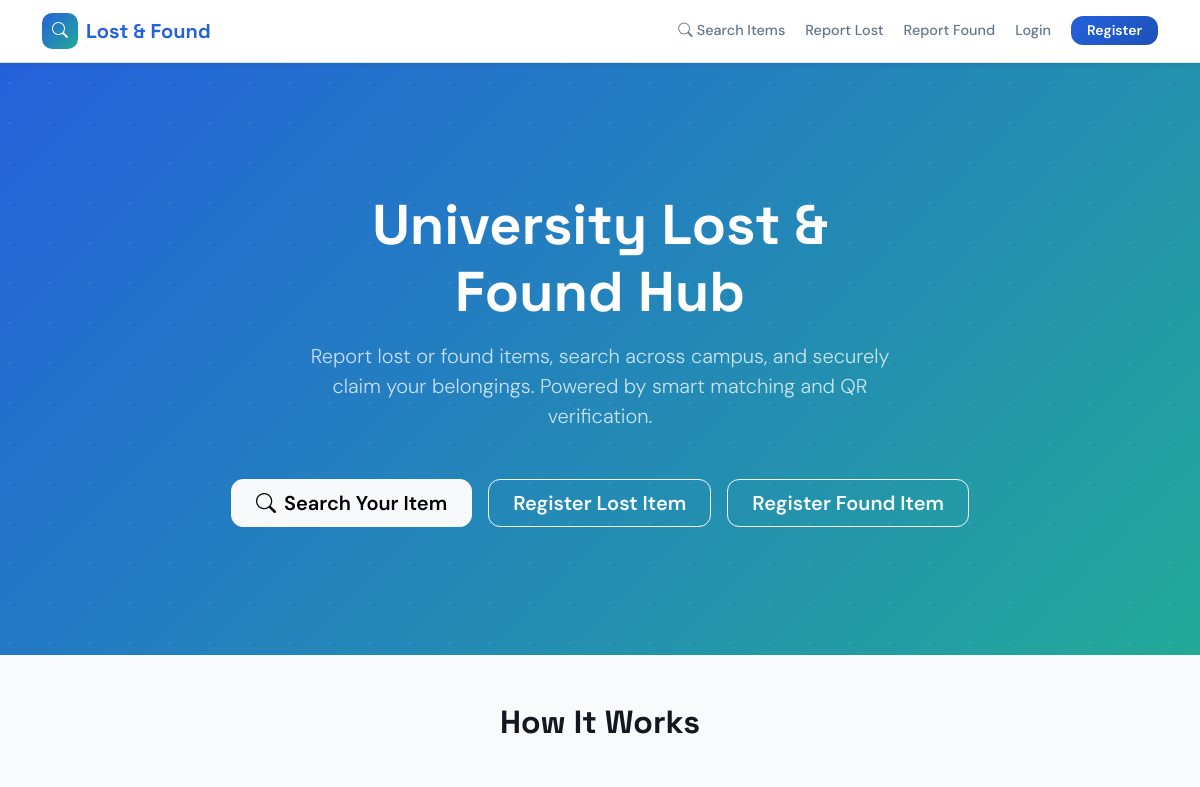
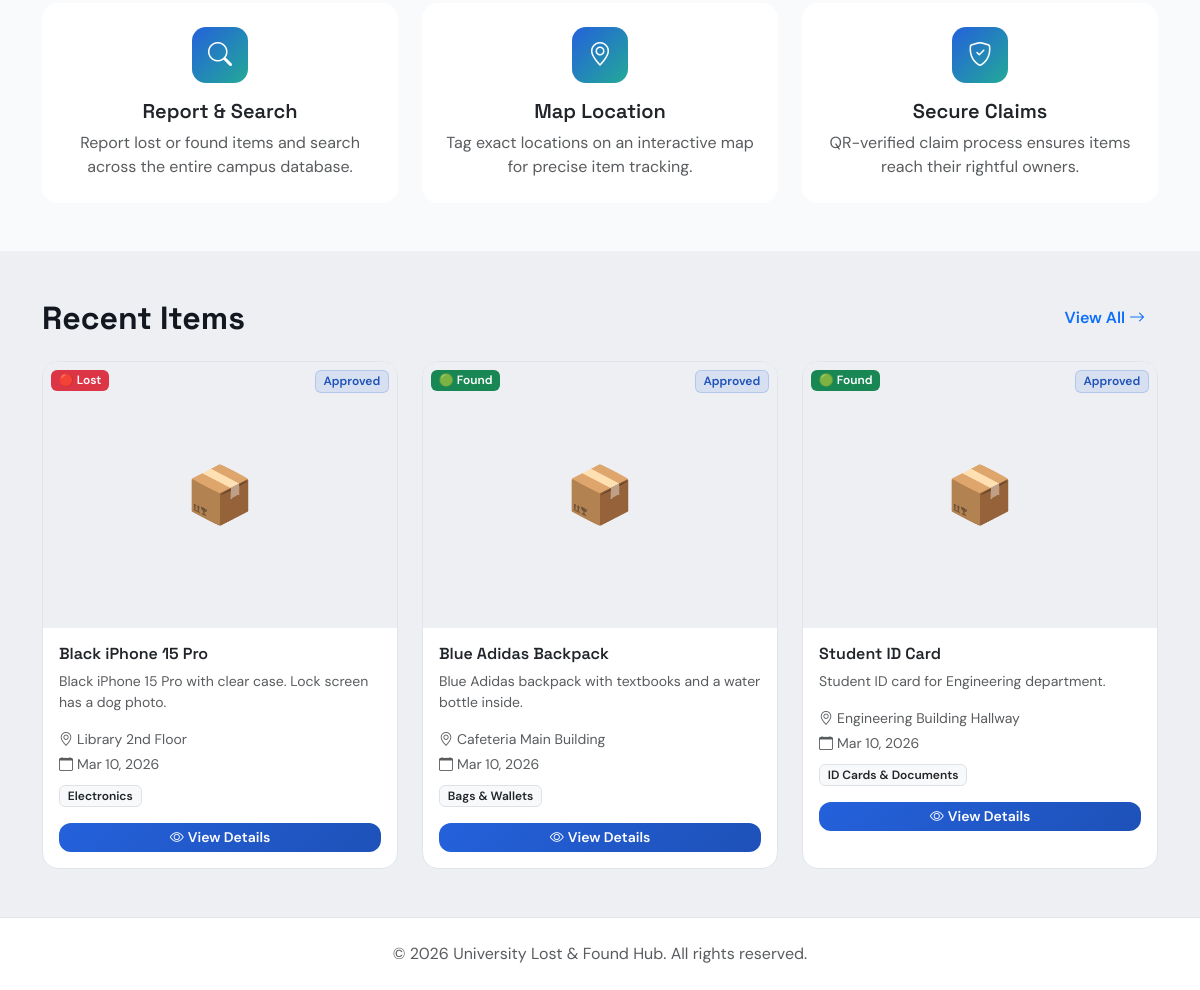
The page / on the database its author committed (2 pictures, top to bottom).
### tables this page shows
CREATE TABLE IF NOT EXISTS `items` (
  `id`            INT AUTO_INCREMENT PRIMARY KEY,
  `title`         VARCHAR(200) NOT NULL,
  `description`   TEXT NOT NULL,
  `category`      VARCHAR(100) DEFAULT 'Other',
  `location_name` VARCHAR(200) NOT NULL,
  `latitude`      DECIMAL(10,8) DEFAULT NULL,
  `longitude`     DECIMAL(11,8) DEFAULT NULL,
  `date`          DATE NOT NULL,
  `image`         VARCHAR(255) DEFAULT NULL,
  `type`          ENUM('lost','found') NOT NULL,
  `status`        ENUM('pending','approved','claimed','returned','rejected') DEFAULT 'pending',
  `user_id`       INT NOT NULL,
  `created_at`    TIMESTAMP DEFAULT CURRENT_TIMESTAMP,
  FOREIGN KEY (`user_id`) REFERENCES `users`(`id`) ON DELETE CASCADE
);

### config/db.php (called while the page is built, shortened)
<?php
function e($str) {
    return htmlspecialchars($str ?? '', ENT_QUOTES, 'UTF-8');
}
?>

### index.php (the view, shortened to what this page needs)
<?php
require_once 'config/db.php';
$recentItems = $conn->query(
  "SELECT * FROM items WHERE status='approved' ORDER BY created_at DESC LIMIT 6"
)->fetch_all(MYSQLI_ASSOC);
?>
<!DOCTYPE html>
<html lang="en">
<head>
  <?php include 'includes/head.php'; ?>
</head>
<body>
<?php include 'includes/navbar.php'; ?>
<section class="hero-section">
  <div class="hero-pattern"></div>
  <div class="container position-relative text-center py-5">
    <h1 class="display-4 font-heading fw-bold mb-3">
      University Lost &amp;<br>Found Hub
    </h1>
    <p class="lead mx-auto mb-5" style="max-width:620px;">
      Report lost or found items, search across campus, and securely claim your belongings.
      Powered by smart matching and QR verification.
    </p>
    <div class="d-flex flex-wrap justify-content-center gap-3">
      <a href="dashboard.php" class="btn btn-light btn-lg px-4 fw-semibold">
        <i class="bi bi-search me-2"></i>Search Your Item
      </a>
      <a href="report_lost.php" class="btn btn-outline-light btn-lg px-4 fw-semibold">
        Register Lost Item
      </a>
      <a href="report_found.php" class="btn btn-outline-light btn-lg px-4 fw-semibold">
        Register Found Item
      </a>
    </div>
  </div>
</section>
<section class="py-5">
  <div class="container">
    <h2 class="text-center font-heading fw-bold mb-5">How It Works</h2>
    <div class="row g-4">
      <div class="col-md-4">
        <div class="feature-card card h-100 text-center p-4 border-0">
          <div class="feature-icon mx-auto mb-3"><i class="bi bi-search"></i></div>
          <h5 class="font-heading fw-semibold">Report &amp; Search</h5>
          <p class="text-muted mb-0">Report lost or found items and search across the entire campus database.</p>
        </div>
      </div>
      <div class="col-md-4">
        <div class="feature-card card h-100 text-center p-4 border-0">
          <div class="feature-icon mx-auto mb-3"><i class="bi bi-geo-alt"></i></div>
          <h5 class="font-heading fw-semibold">Map Location</h5>
          <p class="text-muted mb-0">Tag exact locations on an interactive map for precise item tracking.</p>
        </div>
      </div>
      <div class="col-md-4">
        <div class="feature-card card h-100 text-center p-4 border-0">
          <div class="feature-icon mx-auto mb-3"><i class="bi bi-shield-check"></i></div>
          <h5 class="font-heading fw-semibold">Secure Claims</h5>
          <p class="text-muted mb-0">QR-verified claim process ensures items reach their rightful owners.</p>
        </div>
      </div>
    </div>
  </div>
</section>
<?php if (count($recentItems) > 0): ?>
<section class="py-5" style="background:var(--clr-muted);">
  <div class="container">
    <div class="d-flex justify-content-between align-items-center mb-4">
      <h2 class="font-heading fw-bold mb-0">Recent Items</h2>
      <a href="dashboard.php" class="btn btn-link text-decoration-none fw-semibold">View All <i class="bi bi-arrow-right"></i></a>
    </div>
    <div class="row g-4">
      <?php foreach ($recentItems as $item): ?>
      <div class="col-sm-6 col-lg-4">
        <div class="item-card card h-100">
          <div class="card-img-wrapper">
            <?php if ($item['image']): ?>
              <img src="uploads/<?= e($item['image']) ?>" alt="<?= e($item['title']) ?>">
            <?php else: ?>
              <div class="card-img-placeholder"><span>📦</span></div>
            <?php endif; ?>
            <span class="badge position-absolute top-0 start-0 m-2 <?= $item['type']==='lost' ? 'bg-danger' : 'bg-success' ?>">
              <?= $item['type']==='lost' ? '🔴 Lost' : '🟢 Found' ?>
            </span>
            <span class="badge position-absolute top-0 end-0 m-2 status-<?= $item['status'] ?>">
              <?= ucfirst($item['status']) ?>
            </span>
          </div>
          <div class="card-body">
            <h6 class="card-title font-heading fw-semibold"><?= e($item['title']) ?></h6>
            <p class="card-text text-muted small line-clamp-2"><?= e($item['description']) ?></p>
            <div class="d-flex flex-column gap-1 text-muted small mb-2">
              <span><i class="bi bi-geo-alt me-1"></i><?= e($item['location_name']) ?></span>
              <span><i class="bi bi-calendar me-1"></i><?= date('M d, Y', strtotime($item['date'])) ?></span>
            </div>
            <span class="badge bg-light text-dark border small"><?= e($item['category']) ?></span>
            <a href="item_details.php?id=<?= $item['id'] ?>" class="btn btn-primary btn-sm w-100 mt-3">
              <i class="bi bi-eye me-1"></i>View Details
            </a>
          </div>
        </div>
      </div>
      <?php endforeach; ?>
    </div>
  </div>
</section>
<?php endif; ?>
<footer class="footer py-4">
  <div class="container text-center">
    <p class="text-muted mb-0">&copy; <?= date('Y') ?> University Lost &amp; Found Hub. All rights reserved.</p>
  </div>
</footer>
</body>
</html>

### assets/css/style.css (style rules this page uses)
:root { --clr-bg: hsl(210, 20%, 98%); --clr-fg: hsl(220, 25%, 10%); --clr-card: hsl(0, 0%, 100%); --clr-card-fg: hsl(220, 25%, 10%); --clr-primary: hsl(220, 72%, 50%); --clr-primary-fg: hsl(0, 0%, 100%); --clr-primary-dk: hsl(220, 72%, 42%); --clr-secondary: hsl(38, 92%, 50%); --clr-accent: hsl(172, 66%, 40%); --clr-muted: hsl(214, 20%, 94%); --clr-muted-fg: hsl(215, 16%, 47%); --clr-success: hsl(152, 60%, 40%); --clr-success-fg: hsl(0, 0%, 100%); --clr-danger: hsl(0, 72%, 51%); --clr-danger-fg: hsl(0, 0%, 100%); --clr-warning: hsl(38, 92%, 50%); --clr-border: hsl(214, 20%, 90%); --gradient-hero: linear-gradient(135deg, hsl(220,72%,50%), hsl(172,66%,40%)); --gradient-primary:linear-gradient(135deg, var(--clr-primary), var(--clr-primary-dk)); --shadow-card: 0 4px 24px -4px hsla(220,25%,10%,0.08); --shadow-elevated: 0 12px 40px -8px hsla(220,25%,10%,0.15); --font-heading: 'Space Grotesk', sans-serif; --font-body: 'DM Sans', sans-serif; --radius: 0.75rem; --radius-lg: 1rem; }
*, *::before, *::after { box-sizing: border-box; }
body { font-family: var(--font-body); background-color: var(--clr-bg); color: var(--clr-fg); margin: 0; -webkit-font-smoothing: antialiased; }
h1, h2, h3, h4, h5, h6, .font-heading { font-family: var(--font-heading); }
a { color: var(--clr-primary); text-decoration: none; }
.btn-primary { background: var(--gradient-primary); border: none; font-weight: 600; }
.btn { border-radius: var(--radius); }
.card { border-radius: var(--radius-lg); border-color: var(--clr-border); }
.badge { font-weight: 600; border-radius: 6px; }
.hero-section { background: var(--gradient-hero); position: relative; overflow: hidden; padding: 5rem 0; }
.hero-section .hero-pattern { position: absolute; inset: 0; opacity: 0.1; background-image: radial-gradient(circle at 25% 50%, white 1px, transparent 1px); background-size: 40px 40px; pointer-events: none; }
.hero-section h1 { color: white; font-weight: 700; }
.hero-section p { color: rgba(255,255,255,0.75); }
.feature-card { border: 1px solid var(--clr-border); border-radius: var(--radius-lg); background: var(--clr-card); transition: transform 0.3s, box-shadow 0.3s; }
.feature-icon { width: 56px; height: 56px; background: var(--gradient-hero); border-radius: 14px; display: inline-flex; align-items: center; justify-content: center; color: white; font-size: 1.5rem; }
.item-card { border: 1px solid var(--clr-border); border-radius: var(--radius-lg); overflow: hidden; background: var(--clr-card); transition: transform 0.3s, box-shadow 0.3s; }
.item-card .card-img-wrapper { position: relative; aspect-ratio: 4/3; overflow: hidden; background: var(--clr-muted); }
.card-img-placeholder { width: 100%; height: 100%; display: flex; align-items: center; justify-content: center; background: var(--clr-muted); font-size: 3.5rem; }
.status-approved { background: hsla(220,72%,50%,0.1); color: hsl(220,72%,42%); border: 1px solid hsla(220,72%,50%,0.2); }
.line-clamp-2 { display: -webkit-box; -webkit-line-clamp: 2; -webkit-box-orient: vertical; overflow: hidden; }
.footer { background: var(--clr-card); border-top: 1px solid var(--clr-border); }

### rows shown on the page
items: type "🔴 Lost", status "Approved", title "Black iPhone 15 Pro", description "Black iPhone 15 Pro with clear case. Lock screen has a dog photo.", location_name "Library 2nd Floor", date "Mar 10, 2026", category "Electronics"
items: type "🟢 Found", status "Approved", title "Blue Adidas Backpack", description "Blue Adidas backpack with textbooks and a water bottle inside.", location_name "Cafeteria Main Building", date "Mar 10, 2026", category "Bags & Wallets"
items: type "🟢 Found", status "Approved", title "Student ID Card", description "Student ID card for Engineering department.", location_name "Engineering Building Hallway", date "Mar 10, 2026", category "ID Cards & Documents"
